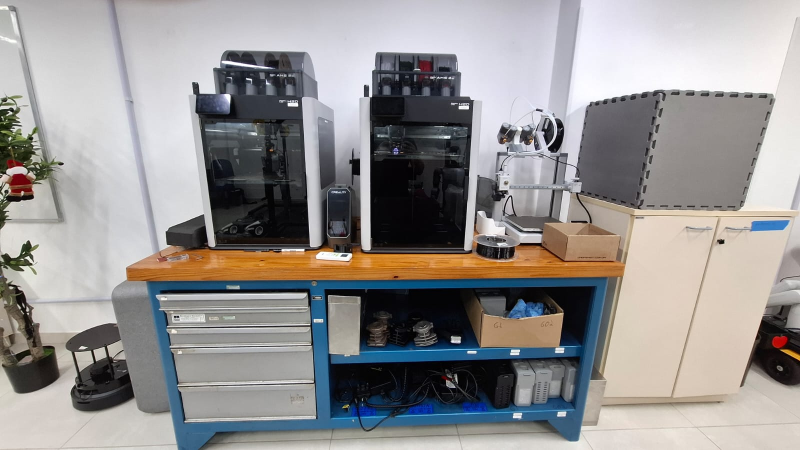
#> input picture g1_mujoco_real2sim/03_real2sim/assets/lab/ref/room/11.jpg, 1600 x 900 px (shown at 1/2 size)
$ python make_room.py
#> lines starting #> are read from the running program, lines starting #| are printed output that depends on the picture
"""Build the lab room around the desk (real2sim of what the cameras see past the desk).

Modelled from the lab photos in ref/room/ (6-12.jpg), at real-world scale from the known sizes of the
Bambu Lab printers on the workbench (H2D 492 x 514 x 626 mm, A1 ~385 x 410 mm footprint):
  ahead (+x): past a ~1 m walkway, the workbench (wood top, blue frame, drawers + shelves) with 2x H2D
              (+ AMS 2 Pro) and an A1, a beige cabinet with two grey foam-mat cubes stacked on it, white
              wall, a plant on the left;
  right (-y): black desk with a monitor, beige cabinets and the exit door on the right wall;
  left (+y):  the long room (office with blue blinds at the far end);
  above:      coffered dark-grey concrete ceiling with fluorescent strips.
Front faces carry perspective-rectified crops of photo 11 (taken square-on to the workbench).

Writes tex/room_*.png, mesh/room_*.obj and ../../scene_room.xml (included by scene_lab.xml).

    python 03_real2sim/assets/lab/make_room.py
"""

import os

import cv2
import numpy as np

HERE = os.path.dirname(os.path.abspath(__file__))
REF = os.path.join(HERE, "ref", "room")
TEX = os.path.join(HERE, "tex")
MESH = os.path.join(HERE, "mesh")
XML = os.path.join(HERE, "..", "..", "scene_room.xml")

# Layout (world = robot frame: pelvis at the origin, +x forward, +y the robot's left).
# Where things stand comes from the recordings themselves: in the left wrist camera's first frames the
# foam stack on the cabinet is seen corner-on. With the camera pose known from the recorded joints, the
# bearings of its three vertical edges (-14, -21, -35 deg) and its apparent height (2 tiles = 240 px at
# f = 385 px) put its front-left corner ~1.75 m ahead and ~0.7 m to the right of the left wrist, i.e. at
# about (1.95, -0.55). The head camera's top rows (bench frame + drawers, the bench's right end ~0.5 m
# right of centre) and the walkway between desk and bench in photo 9 agree with that distance.
# Heights from photo 10: the cabinet is 1.32x the bench height; H2D (626 mm) vs bench in photo 11.
WALL_X = 2.45
BENCH_DEPTH = 0.70
BENCH_FRONT = WALL_X - 0.03 - BENCH_DEPTH   # front edge of the workbench top
BENCH_TOP_Z = 0.78
BENCH_Y = (1.40, -0.50)       # left end, right end (1.9 m long: 996 px of photo 11 at the H2D's scale)
CABINET_Y = (-0.53, -1.36)    # 0.83 m wide: 1.66x the foam tile (photo 10)
CABINET_DEPTH, CABINET_H = 0.50, 1.03
FOAM_CUBE = 0.55              # EVA floor tiles clipped into a cube; two cubes were stacked during recording
FOAM_STACK = 2
# Optional rigid correction of the whole room (03_real2sim/tools/fit_room.py prints candidates).
ROOM_SHIFT = (0.0, 0.0)
ROOM_YAW_DEG = 0.0
CABINET_DZ = 0.0
RIGHT_WALL_Y, LEFT_WALL_Y, BACK_WALL_X, CEILING_Z = -3.2, 7.5, -4.5, 3.0


def rect(img, quad, w, h):
    M = cv2.getPerspectiveTransform(np.float32(quad), np.float32([[0, 0], [w, 0], [w, h], [0, h]]))
    return cv2.warpPerspective(img, M, (w, h), flags=cv2.INTER_AREA)


def atlas(name, front, side_bgr, top_bgr):
    """Texture = [front crop | side colour | top colour]; returns the UV boxes (u0, v0, u1, v1)."""
    h, w = front.shape[:2]
    pad = 32
    img = np.zeros((h, w + 2 * pad, 3), np.uint8)
    img[:, :w] = front
    img[:, w:w + pad] = side_bgr
    img[:, w + pad:] = top_bgr
    cv2.imwrite(os.path.join(TEX, f"room_{name}.png"), img)
    W = w + 2 * pad
    mid = lambda u: (u / W + 0.25 / W, 0.25, u / W + 0.75 / W, 0.75)  # noqa: E731 - a tiny patch in a column
    return (0.0, 0.0, w / W, 1.0), mid(w + pad / 2), mid(w + 1.5 * pad)


def write_box_obj(name, size, front_uv, side_uv, top_uv):
    """Box centred at the origin; its -x face (toward the robot) shows the front crop upright, image left
    on +y (the robot's left), so the crop reads as in the photo. Per-face vertices and normals."""
    sx, sy, sz = np.asarray(size) / 2
    faces = {  # normal: (4 corners CCW seen from outside, uv box)
        (-1, 0, 0): ([(-sx, sy, -sz), (-sx, -sy, -sz), (-sx, -sy, sz), (-sx, sy, sz)], front_uv),
        (1, 0, 0): ([(sx, -sy, -sz), (sx, sy, -sz), (sx, sy, sz), (sx, -sy, sz)], side_uv),
        (0, 1, 0): ([(sx, sy, -sz), (-sx, sy, -sz), (-sx, sy, sz), (sx, sy, sz)], side_uv),
        (0, -1, 0): ([(-sx, -sy, -sz), (sx, -sy, -sz), (sx, -sy, sz), (-sx, -sy, sz)], side_uv),
        (0, 0, 1): ([(-sx, -sy, sz), (sx, -sy, sz), (sx, sy, sz), (-sx, sy, sz)], top_uv),
        (0, 0, -1): ([(-sx, sy, -sz), (sx, sy, -sz), (sx, -sy, -sz), (-sx, -sy, -sz)], side_uv),
    }
    lines, n = [f"# {name} (03_real2sim/assets/lab/make_room.py)"], 0
    for normal, (corners, (u0, v0, u1, v1)) in faces.items():
        for c in corners:
            lines.append("v %.4f %.4f %.4f" % c)
        for uv in ((u0, v0), (u1, v0), (u1, v1), (u0, v1)):
            lines.append("vt %.5f %.5f" % uv)
        lines.append("vn %d %d %d" % normal)
        k = n // 4 + 1
        a, b, c_, d = n + 1, n + 2, n + 3, n + 4
        lines.append(f"f {a}/{a}/{k} {b}/{b}/{k} {c_}/{c_}/{k}")
        lines.append(f"f {a}/{a}/{k} {c_}/{c_}/{k} {d}/{d}/{k}")
        n += 4
    with open(os.path.join(MESH, f"room_{name}.obj"), "w") as f:
        f.write("\n".join(lines) + "\n")


def ceiling_texture():
    """Coffered concrete ceiling, one 1.2 m bay per texture repeat: dark recess, lighter ribs."""
    s = 256
    img = np.full((s, s, 3), (62, 64, 66), np.uint8)
    rib = 22
    img[:rib], img[:, :rib] = (118, 120, 122), (118, 120, 122)
    img[rib:rib + 10], img[:, rib:rib + 10] = (88, 90, 92), (88, 90, 92)   # rib bevel
    cv2.imwrite(os.path.join(TEX, "room_ceiling.png"), img)


def main():
    p11 = cv2.imread(os.path.join(REF, "11.jpg"))
#> p11 is the input picture: shape (900, 1600, 3); mean B, G, R 145.6, 146.5, 149.1
    p9 = cv2.imread(os.path.join(REF, "9.jpg"))
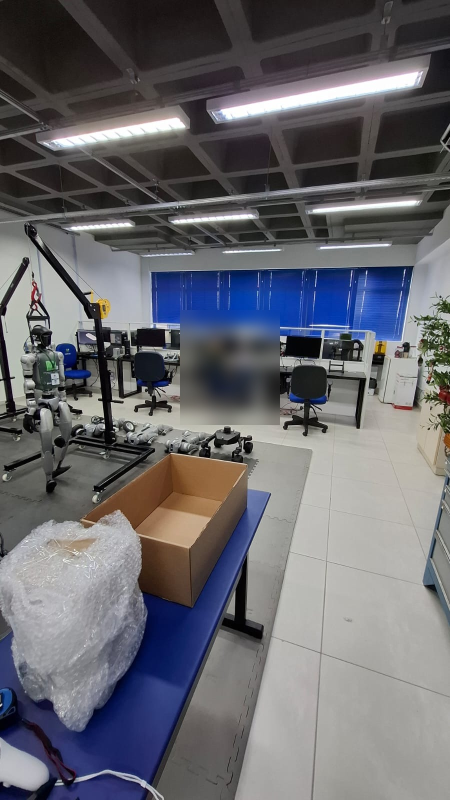
#> input picture g1_mujoco_real2sim/03_real2sim/assets/lab/ref/room/9.jpg, 900 x 1600 px (shown at 1/2 size)
#> p9 is the input picture: shape (1600, 900, 3); mean B, G, R 109.5, 104, 104
    blue, white, black, beige = (150, 95, 30), (225, 226, 226), (30, 30, 32), (190, 214, 224)

    # (name, crop quad in photo 11, crop px, side BGR, top BGR, box size [x depth, y width, z height])
    boxes = {
        "bench_frame": ([(297, 560), (1213, 560), (1163, 887), (350, 887)], (900, 400), blue, blue,
                        (BENCH_DEPTH - 0.06, BENCH_Y[0] - BENCH_Y[1] - 0.10, BENCH_TOP_Z - 0.04)),
        "bench_top": ([(252, 520), (1248, 520), (1248, 560), (252, 560)], (900, 40), (40, 110, 190),
                      (55, 125, 200), (BENCH_DEPTH, BENCH_Y[0] - BENCH_Y[1], 0.04)),
        "h2d_left": ([(385, 188), (632, 196), (630, 498), (412, 498)], (250, 320), white, black,
                     (0.514, 0.492, 0.626)),
        "h2d_right": ([(720, 192), (962, 192), (962, 505), (735, 505)], (250, 320), white, black,
                      (0.514, 0.492, 0.626)),
        "ams_left": ([(425, 100), (635, 100), (635, 192), (425, 192)], (210, 95), (70, 70, 72), (95, 95, 98),
                     (0.28, 0.37, 0.19)),
        "ams_right": ([(742, 100), (918, 100), (918, 192), (742, 192)], (180, 95), (70, 70, 72),
                      (95, 95, 98), (0.28, 0.37, 0.19)),
        "a1": ([(985, 190), (1145, 190), (1145, 497), (985, 497)], (160, 300), white, white, (0.41, 0.33, 0.62)),
        "cabinet": ([(1212, 428), (1588, 422), (1500, 800), (1207, 800)], (380, 400), beige, beige,
                    (CABINET_DEPTH, CABINET_Y[0] - CABINET_Y[1], CABINET_H + CABINET_DZ)),
        "foam_cube": ([(1305, 185), (1535, 190), (1490, 398), (1290, 410)], (300, 300), (95, 96, 98),
                      (95, 96, 98), (FOAM_CUBE,) * 3),
    }
    for name, (quad, (w, h), side, top, size) in boxes.items():
        front = rect(p11, quad, w, h)
        if name == "foam_cube":  # same tile pattern on every face
            side = top = None
            uv = (0.0, 0.0, 1.0, 1.0)
            cv2.imwrite(os.path.join(TEX, f"room_{name}.png"), front)
            write_box_obj(name, size, uv, uv, uv)
            continue
        write_box_obj(name, size, *atlas(name, front, side, top))
#> this loop made 9 passes
#> pass 1, in main, `front = rect(p11, quad, w, h)`:
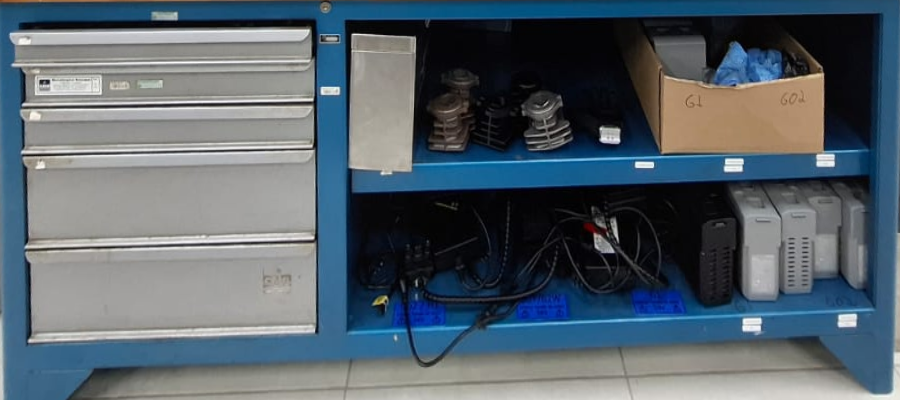
#> front: shape (400, 900, 3); mean B, G, R 107.3, 97.9, 85.5
#> pass 1, in atlas, `cv2.imwrite(os.path.join(TEX, f"room_{name}.png"), img)`:
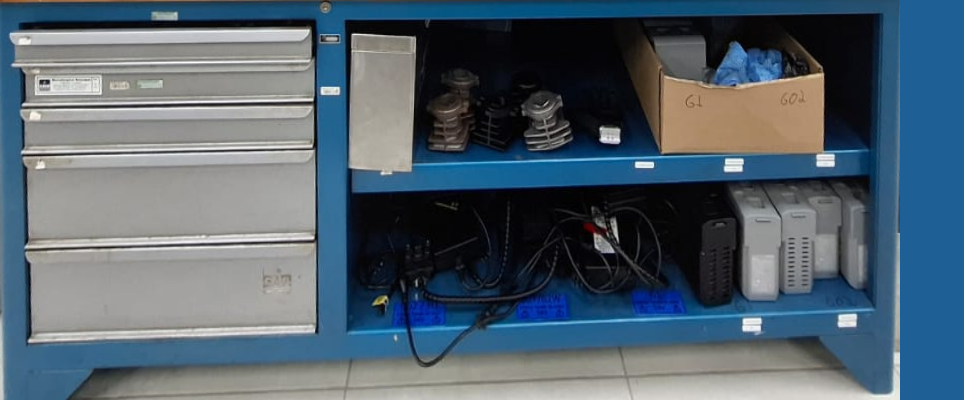
#> saved as room_bench_frame.png: shape (400, 964, 3); mean B, G, R 110.2, 97.7, 81.8
#> pass 2, in main, `front = rect(p11, quad, w, h)`:
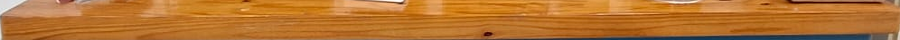
#> front: shape (40, 900, 3); mean B, G, R 49.1, 115.8, 182.1
#> pass 2, in atlas (call 2), `cv2.imwrite(os.path.join(TEX, f"room_{name}.png"), img)`:
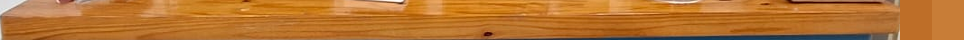
#> saved as room_bench_top.png: shape (40, 964, 3); mean B, G, R 49, 116, 183
    # Far end of the long room on the robot's left: blinds + office desks (photo 9), a flat billboard.
    office = rect(p9, [(290, 500), (830, 500), (830, 870), (290, 870)], 540, 370)
#> in rect (call 10), `M = cv2.getPerspectiveTransform(np.float32(quad), np.float32([[0, 0], ..`: M = [[1, 0, -290], [6.85e-17, 1, -500], [0, 0, 1]]
#> in rect (call 10), `return cv2.warpPerspective(img, M, (w, h), flags=cv2.INTER_AREA)`:
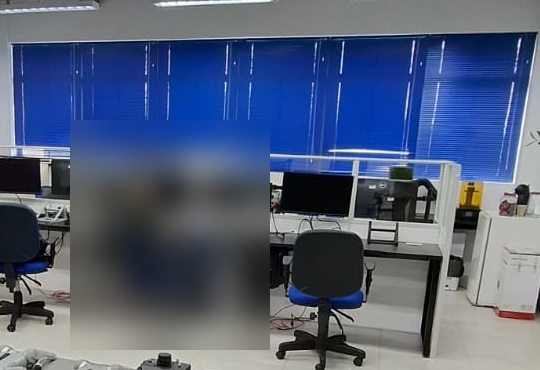
#> returned value: shape (370, 540, 3); mean of channels 0, 1, 2 121.8, 95.2, 83; drawn as B, G, R
    cv2.imwrite(os.path.join(TEX, "room_office.png"), office)
    ceiling_texture()
#> in ceiling_texture, `cv2.imwrite(os.path.join(TEX, "room_ceiling.png"), img)`:
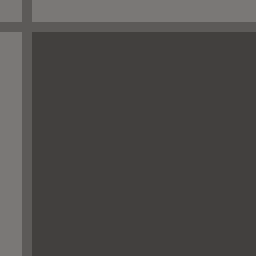
#> saved as room_ceiling.png: shape (256, 256, 3); mean B, G, R 72.8, 74.8, 76.8

    # ---- MJCF ----
    bf, bd = BENCH_FRONT, BENCH_DEPTH
    bench_cy = (BENCH_Y[0] + BENCH_Y[1]) / 2
    on_bench = lambda frac: BENCH_Y[0] - frac * (BENCH_Y[0] - BENCH_Y[1])  # noqa: E731 (photo 11 x fraction)
    pf = bf + 0.08  # printers stand back from the bench edge
    tz = BENCH_TOP_Z
    cab_cx, cab_cy = WALL_X - CABINET_DEPTH / 2, sum(CABINET_Y) / 2
    textured = [  # (mesh, pos)
        ("bench_frame", (bf + 0.03 + (bd - 0.06) / 2, bench_cy, (tz - 0.04) / 2)),
        ("bench_top", (bf + bd / 2, bench_cy, tz - 0.02)),
        ("h2d_left", (pf + 0.257, on_bench(0.261), tz + 0.313)),
        ("ams_left", (pf + 0.20, on_bench(0.261), tz + 0.626 + 0.095)),
        ("h2d_right", (pf + 0.257, on_bench(0.592), tz + 0.313)),
        ("ams_right", (pf + 0.20, on_bench(0.592), tz + 0.626 + 0.095)),
        ("a1", (pf + 0.205, on_bench(0.82), tz + 0.31)),
        ("cabinet", (cab_cx, cab_cy, (CABINET_H + CABINET_DZ) / 2)),
    ]
    cab_front = WALL_X - CABINET_DEPTH
    cube_xy = (cab_front + 0.02 + FOAM_CUBE / 2, CABINET_Y[0] - 0.02 - FOAM_CUBE / 2)
    cubes = [(f"foam_cube{k}", (*cube_xy, CABINET_H + CABINET_DZ + FOAM_CUBE * (k + 0.5))) for k in range(FOAM_STACK)]
    assets = ["    <texture name=\"room_ceiling\" type=\"2d\" file=\"room_ceiling.png\"/>",
              "    <material name=\"room_ceiling\" texture=\"room_ceiling\" texrepeat=\"0.8333 0.8333\" "
              "texuniform=\"true\" specular=\"0\"/>",
              "    <texture name=\"room_office\" type=\"2d\" file=\"room_office.png\"/>",
              "    <material name=\"room_office\" texture=\"room_office\" specular=\"0\"/>",
              "    <material name=\"room_wall\" rgba=\"0.90 0.90 0.89 1\" specular=\"0.05\"/>",
              "    <material name=\"room_black\" rgba=\"0.07 0.07 0.08 1\" specular=\"0.3\"/>",
              "    <material name=\"room_kraft\" rgba=\"0.72 0.55 0.37 1\" specular=\"0.05\"/>",
              "    <material name=\"room_beige\" rgba=\"0.88 0.84 0.74 1\" specular=\"0.1\"/>",
              "    <material name=\"room_door\" rgba=\"0.62 0.35 0.18 1\" specular=\"0.2\"/>",
              "    <material name=\"room_red\" rgba=\"0.75 0.12 0.10 1\"/>",
              "    <material name=\"room_chair\" rgba=\"0.10 0.22 0.65 1\" specular=\"0.1\"/>",
              "    <material name=\"room_leaf\" rgba=\"0.20 0.38 0.16 1\" specular=\"0.1\"/>",
              "    <material name=\"room_lamp\" rgba=\"1 1 1 1\" emission=\"1\"/>",
              "    <material name=\"room_board\" rgba=\"0.96 0.96 0.97 1\" specular=\"0.4\"/>",
              "    <material name=\"room_metal\" rgba=\"0.62 0.63 0.65 1\" specular=\"0.5\"/>"]
    body = []
    for name, _ in textured:
        assets.append(f"    <texture name=\"room_{name}\" type=\"2d\" file=\"room_{name}.png\"/>")
        assets.append(f"    <material name=\"room_{name}\" texture=\"room_{name}\" specular=\"0.15\"/>")
        assets.append(f"    <mesh name=\"room_{name}\" file=\"room_{name}.obj\"/>")
    for name, pos in textured:
        body.append(f"    <geom name=\"room_{name}\" class=\"visual\" type=\"mesh\" mesh=\"room_{name}\" "
                    f"material=\"room_{name}\" pos=\"{pos[0]:.3f} {pos[1]:.3f} {pos[2]:.3f}\"/>")
    assets += ["    <texture name=\"room_foam_cube\" type=\"2d\" file=\"room_foam_cube.png\"/>",
               "    <material name=\"room_foam_cube\" texture=\"room_foam_cube\" specular=\"0.05\"/>",
               "    <mesh name=\"room_foam_cube\" file=\"room_foam_cube.obj\"/>"]
    for name, pos in cubes:
        body.append(f"    <geom name=\"room_{name}\" class=\"visual\" type=\"mesh\" mesh=\"room_foam_cube\" "
                    f"material=\"room_foam_cube\" pos=\"{pos[0]:.3f} {pos[1]:.3f} {pos[2]:.3f}\"/>")

    def box(name, mat, pos, size):  # size = full extents
        body.append(f"    <geom name=\"room_{name}\" class=\"visual\" type=\"box\" material=\"room_{mat}\" "
                    f"pos=\"{pos[0]:.3f} {pos[1]:.3f} {pos[2]:.3f}\" "
                    f"size=\"{size[0] / 2:.3f} {size[1] / 2:.3f} {size[2] / 2:.3f}\"/>")

    # Bench-top clutter (photo 11): filament box, dryer, spool, small cardboard box.
    box("filament_box", "black", (pf + 0.16, on_bench(0.12), tz + 0.06), (0.32, 0.17, 0.12))
    box("dryer", "black", (pf + 0.09, on_bench(0.43), tz + 0.125), (0.18, 0.10, 0.25))
    body.append(f"    <geom name=\"room_spool\" class=\"visual\" type=\"cylinder\" material=\"room_black\" "
                f"pos=\"{bf + 0.15:.3f} {on_bench(0.73):.3f} {tz + 0.035:.3f}\" size=\"0.10 0.035\"/>")
    box("small_box", "kraft", (bf + 0.20, on_bench(0.92), tz + 0.04), (0.22, 0.30, 0.08))
    # On the cabinet, right of the foam stack (wrist recordings): a small cardboard box; blue tape on the door.
    box("cabinet_box", "kraft", (cab_front + 0.14, CABINET_Y[1] + 0.13, CABINET_H + CABINET_DZ + 0.07),
        (0.2, 0.2, 0.14))
    # Walls, ceiling, lamps.
    wy0, wy1 = RIGHT_WALL_Y, LEFT_WALL_Y
    box("wall_front", "wall", (WALL_X + 0.05, (wy0 + wy1) / 2, CEILING_Z / 2), (0.1, wy1 - wy0, CEILING_Z))
    box("wall_right", "wall", ((BACK_WALL_X + WALL_X) / 2, wy0 - 0.05, CEILING_Z / 2),
        (WALL_X - BACK_WALL_X, 0.1, CEILING_Z))
    box("wall_left", "wall", ((BACK_WALL_X + WALL_X) / 2, wy1 + 0.05, CEILING_Z / 2),
        (WALL_X - BACK_WALL_X, 0.1, CEILING_Z))
    box("wall_back", "wall", (BACK_WALL_X - 0.05, (wy0 + wy1) / 2, CEILING_Z / 2), (0.1, wy1 - wy0, CEILING_Z))
    body.append(f"    <geom name=\"room_office\" class=\"visual\" type=\"box\" material=\"room_office\" "
                f"pos=\"-1.2 {wy1 - 0.01:.3f} 1.25\" size=\"2.6 0.005 1.8\" euler=\"0 0 180\"/>")
    box("ceiling", "ceiling", ((BACK_WALL_X + WALL_X) / 2, (wy0 + wy1) / 2, CEILING_Z + 0.05),
        (WALL_X - BACK_WALL_X, wy1 - wy0, 0.1))
    for i, x in enumerate((-2.6, -0.2)):
        for j, y in enumerate((-1.6, 1.0, 3.6)):
            box(f"lamp_{i}{j}", "lamp", (x + 1.0, y, CEILING_Z - 0.03), (1.2, 0.16, 0.04))
    # Whiteboard and plant left of the workbench.
    plant_y = BENCH_Y[0] + 0.45
    box("whiteboard", "board", (WALL_X - 0.01, BENCH_Y[0] + 1.1, 1.45), (0.02, 1.2, 0.9))
    body.append("    <geom name=\"room_pot\" class=\"visual\" type=\"cylinder\" material=\"room_black\" "
                f"pos=\"{WALL_X - 0.35:.3f} {plant_y:.3f} 0.15\" size=\"0.17 0.15\"/>")
    body.append("    <geom name=\"room_trunk\" class=\"visual\" type=\"cylinder\" material=\"room_kraft\" "
                f"pos=\"{WALL_X - 0.35:.3f} {plant_y:.3f} 0.75\" size=\"0.025 0.45\"/>")
    for k, (dy, dz, r) in enumerate(((0, 1.35, 0.32), (0.12, 1.0, 0.25), (-0.1, 1.65, 0.22))):
        body.append(f"    <geom name=\"room_leaves{k}\" class=\"visual\" type=\"ellipsoid\" material=\"room_leaf\" "
                    f"pos=\"{WALL_X - 0.35:.3f} {plant_y + dy:.3f} {dz:.3f}\" size=\"{r:.2f} {r:.2f} {r * 1.2:.2f}\"/>")
    # Right side (photos 6-7): black desk with monitor and a blue chair, beige cabinets, exit door.
    box("desk2_top", "black", (0.1, -1.55, 0.74), (1.6, 0.8, 0.03))
    for dx in (-0.65, 0.85):
        box(f"desk2_leg{dx:+.0f}", "black", (dx, -1.55, 0.36), (0.06, 0.7, 0.72))
    box("monitor", "black", (0.2, -1.70, 1.07), (0.04, 0.62, 0.38))
    box("monitor_arm", "black", (0.25, -1.82, 0.88), (0.04, 0.04, 0.25))
    box("chair_seat", "chair", (0.15, -1.0, 0.48), (0.48, 0.48, 0.08))
    box("chair_back", "chair", (0.15, -0.78, 0.80), (0.42, 0.06, 0.5))
    for k, x in enumerate(np.arange(-3.6, 1.4, 0.9)):
        box(f"side_cabinet{k}", "beige", (x, RIGHT_WALL_Y + 0.25, 0.45), (0.86, 0.5, 0.9))
    box("door", "door", (1.0, RIGHT_WALL_Y + 0.02, 1.05), (0.9, 0.04, 2.1))
    box("door_sign", "red", (1.0, RIGHT_WALL_Y + 0.03, 2.25), (0.3, 0.02, 0.1))

    with open(XML, "w") as f:
        f.write("<!-- Lab room around the desk. Generated by assets/lab/make_room.py - edit that, not this. -->\n")
        f.write("<mujoco>\n  <asset>\n" + "\n".join(assets) + "\n  </asset>\n")
        # Everything turns about the workbench top's centre, then shifts (ROOM_* from fit_room.py).
        px, py = bf + bd / 2, bench_cy
        h = np.radians(ROOM_YAW_DEG) / 2
        f.write("  <worldbody>\n")
        f.write(f"   <frame pos=\"{px + ROOM_SHIFT[0]:.4f} {py + ROOM_SHIFT[1]:.4f} 0\" "
                f"quat=\"{np.cos(h):.6f} 0 0 {np.sin(h):.6f}\">\n")
        f.write(f"   <frame pos=\"{-px:.4f} {-py:.4f} 0\">\n")
        f.write("\n".join(body) + "\n   </frame>\n   </frame>\n  </worldbody>\n</mujoco>\n")
    print(f"wrote {XML} ({len(body)} geoms)")


if __name__ == "__main__":
    main()
